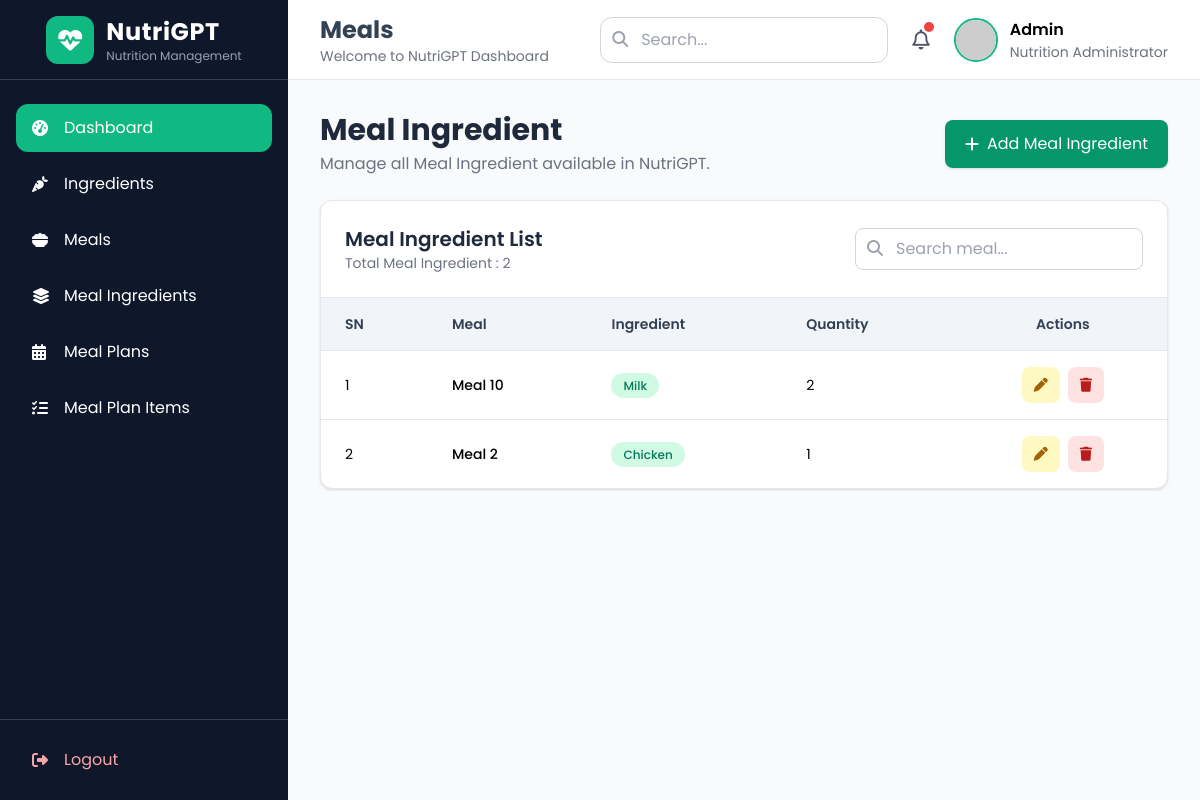
The page /meal/MealIngredient/ on the database as committed earlier.
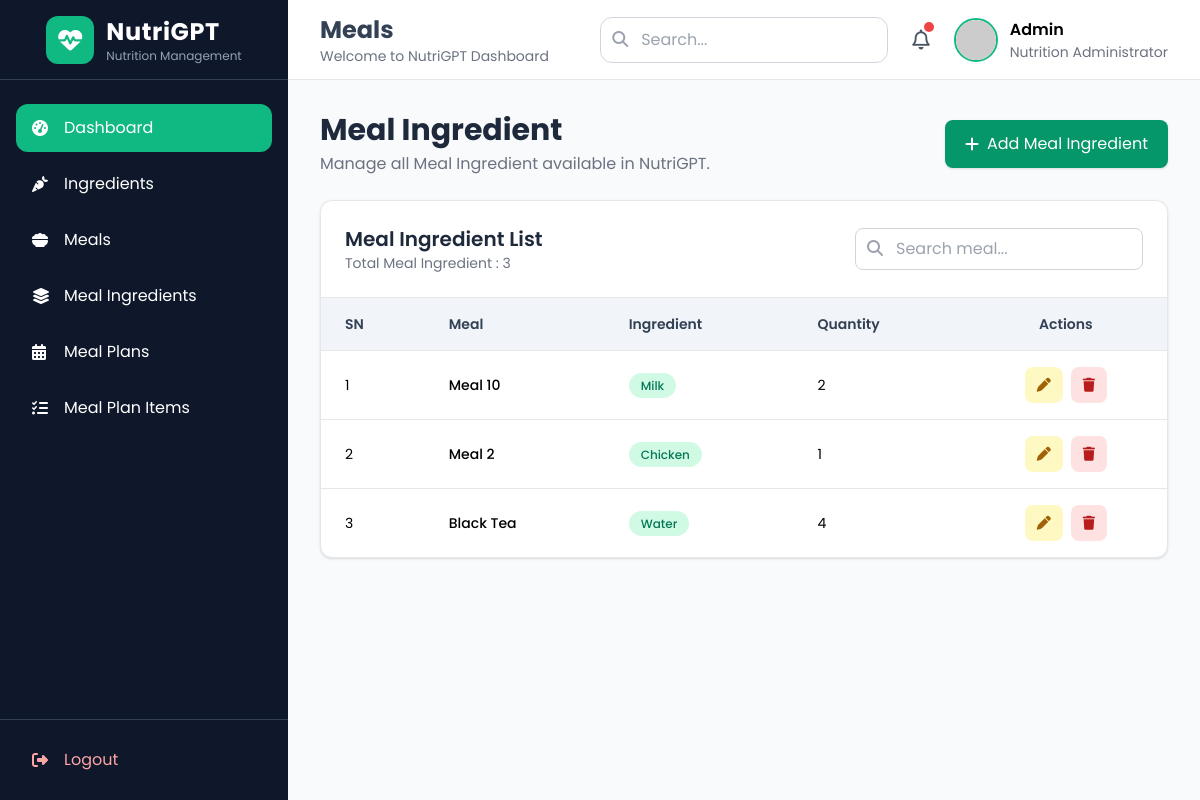
The same page on the database as committed later.
### meals/models.py (models this page shows, shortened)
class MealIngredient(models.Model):
    meal = models.ForeignKey(Meal, on_delete=models.CASCADE)
    ingredient = models.ForeignKey(Ingredient, on_delete=models.CASCADE)
    quantity = models.IntegerField()
    class Meta:
        db_table = 'meal ingredient'
        unique_together = ['meal', 'ingredient']

class Meal(models.Model):
    name = models.CharField(max_length=30)
    meal_type = models.CharField(max_length=20, choices=MealType.choices)
    description = models.TextField(null=True, blank=True)
    prepare_time = models.PositiveIntegerField(help_text='Enter time in minetus')
    class Meta:
        db_table = 'meal'
    def __str__(self):
        return self.name

class Ingredient(models.Model):
    name = models.CharField(max_length=30)
    unit = models.CharField(max_length=20, null=True, blank=True)
    calories_per_100g = models.DecimalField(max_digits=5, decimal_places=2)
    protein_per_100g = models.DecimalField(max_digits=5, decimal_places=2)
    carbs_per_100g = models.DecimalField(max_digits=5, decimal_places=2)
    fat_per_100g = models.DecimalField(max_digits=5, decimal_places=2)
    class Meta:
        db_table = 'ingredient'
    def __str__(self):
        return self.name

### meals/views.py (the view)
# urls.py: path('MealIngredient/', MealIngredientListView.as_view(), name = 'MealIngredient-list'),
class MealIngredientListView(ListView):
    model = MealIngredient
    paginate_by = 10
    template_name = 'mealingredient/list.html'
    context_object_name = 'MealIngredients'

### meals/templates/mealingredient/list.html (shortened to what the changed rows need)
{% extends "home/base.html" %}
{% block page_title %}Meals{% endblock %}
{% block content %}
<div class="space-y-6">
    <div class="flex flex-col md:flex-row md:items-center md:justify-between gap-4">
        <div>
            <h1 class="text-3xl font-bold text-slate-800">
                Meal Ingredient
            </h1>
        </div>
    </div>
    <div class="bg-white rounded-xl shadow border border-gray-200">
        <div class="flex flex-col md:flex-row md:items-center md:justify-between gap-4 p-6 border-b">
            <div>
                <h2 class="text-xl font-semibold text-slate-800">
                    Meal Ingredient List
                </h2>
                <p class="text-sm text-gray-500">
                    Total Meal Ingredient : {{ page_obj.paginator.count }}
                </p>
            </div>
        </div>
        <div class="overflow-x-auto">
            <table class="min-w-full text-sm">
                <thead class="bg-slate-100 text-slate-700">
                    <tr>
                        <th class="px-6 py-4 text-left font-semibold">
                            SN
                        </th>
                        <th class="px-6 py-4 text-left font-semibold">
                            Meal
                        </th>
                        <th class="px-6 py-4 text-left font-semibold">
                            Ingredient
                        </th>
                        <th class="px-6 py-4 text-left font-semibold">
                            Quantity
                        </th>
                        <th class="px-6 py-4 text-center font-semibold">
                            Actions
                        </th>
                    </tr>
                </thead>
                <tbody>
                {% for Ingredient in MealIngredients %}
                    <tr class="border-t hover:bg-slate-50">
                        <td class="px-6 py-4">
                            {{ page_obj.start_index|add:forloop.counter0 }}
                        </td>
                        <td class="px-6 py-4 font-medium">
                            {{ Ingredient.meal }}
                        </td>
                        <td class="px-6 py-4">
                            <span class="px-3 py-1 rounded-full bg-emerald-100 text-emerald-700 text-xs font-medium">
                                {{ Ingredient.ingredient}}
                            </span>
                        </td>
                        <td class="px-6 py-4">
                            {{ Ingredient.quantity }}
                        </td>
                        <td class="px-6 py-4">
                            <div class="flex justify-center gap-2">
                                <a href="{% url 'MealIngredient-update' Ingredient.pk %}"
                                   class="px-3 py-2 rounded-lg bg-yellow-100 text-yellow-700 hover:bg-yellow-200">
                                    <i class="fa-solid fa-pen"></i>
                                </a>
                                <a href="{% url 'MealIngredient-delete' Ingredient.pk %}"
                                   class="px-3 py-2 rounded-lg bg-red-100 text-red-700 hover:bg-red-200">
                                    <i class="fa-solid fa-trash"></i>
                                </a>
                            </div>
                        </td>
                    </tr>
                {% endfor %}
                </tbody>
            </table>
        </div>
    </div>
</div>
{% endblock %}

Rows that differ between the two databases and show on the page:
added MealIngredient: start_index|add "3", meal "Black Tea", ingredient "Water", quantity "4"
Other text that changed with them:
{{ page_obj.paginator.count }}: "2" → "3"
